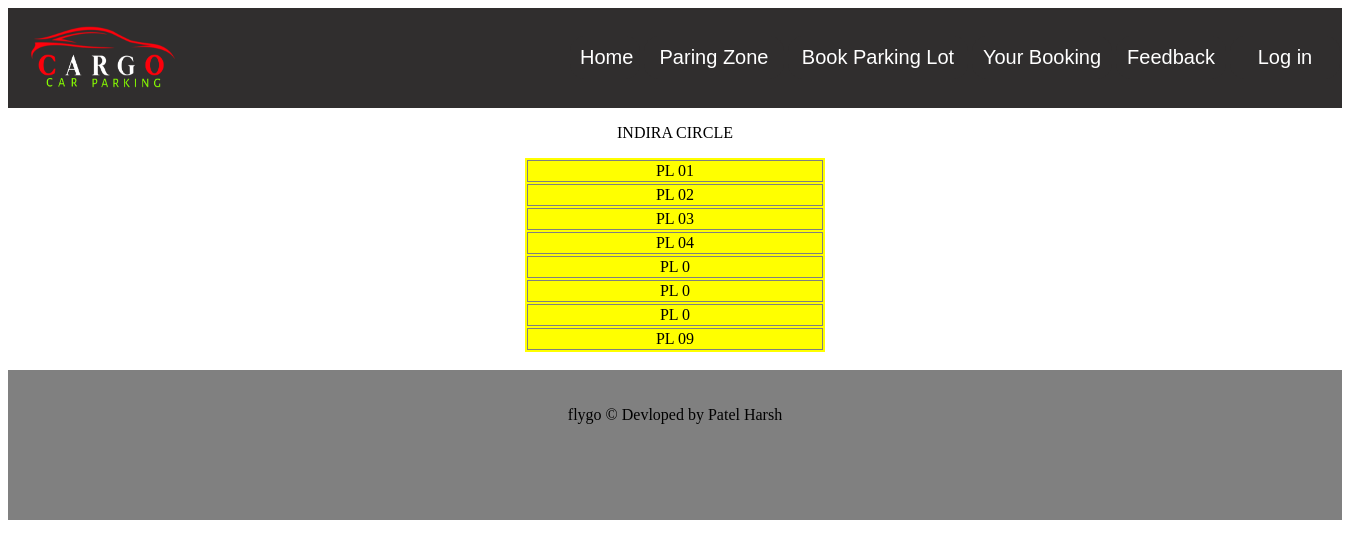
/Zone.php, run on the app's committed database.
### tables this page shows
CREATE TABLE `lots` (
  `id` int(15) NOT NULL,
  `area` varchar(50) NOT NULL,
  `lots` varchar(50) NOT NULL
);

### Zone.php (the view, shortened to what this page needs)
<!DOCTYPE html>
<html>
<head>
    <?php
        include("header.php");
    ?>
</head>
<body>
<center>
					<p>INDIRA CIRCLE</p>
					<table  >
						<?php
					 		$street ="Indira Circle";
						include('conn.php');
						$query = mysqli_query($con,"SELECT * FROM lots  WHERE area='$street'");
						while($row=mysqli_fetch_array($query))
						{  ?>
						<tr>
							<td align="center"
							?>>
							<?php echo $row[2] ;?>
							</td>
						</tr>
					<?php } ?>
					</table>
				<br>
</center>
<?php
  include('footer.php');
?>
</body>
</html>

### header.php (shortened to what this page needs)
<!DOCTYPE html>
<html>
<head>
    <link rel="stylesheet" type="text/css"
    href="hstyle.css">
</head>
<body>
<div id="header">
    <div>
        <img src="./image/logo1.png" id="logo">
    </div>
    <div id="nav">
        <button class="button2 button1">
        <a href="index.php" class="hbtn">Home</a></button>
    </div>
    <div id="nav">
        <button class="button button1">
        <a href="Zone.php" class="hbtn">Paring Zone</a></button>
    </div>
    <div id="nav">
        <button class="button3 button1">
        <a href="booking.php" class="hbtn">Book Parking Lot</a></button>
    </div>
    <div id="nav">
        <button class="button button1">
        <a href="booking-detail.php" class="hbtn">Your Booking</a></button>
    </div>
    <div id="nav">
        <button class="button4 button1">
        <a href="feedback.php" class="hbtn">Feedback</a></button>
    </div>
    <div id="nav">
    <?php
        if(isset($_SESSION['username']))
        {
    ?>
    <button class="button5 button1">
    <a href="profile.php" class="hbtn" >
        <?php echo $_SESSION['username'];?></a></button>
    <?php
                            }else{
                                ?>
         <button class="button4 button1"> <a href="login.php" class="hbtn">Log in </a> </button>
                            <?php
                            }
                        ?>
    </div>
</div>
</body>
</html>

### footer.php (shortened to what this page needs)
<!DOCTYPE html>
<html>
<head>
    <link rel="stylesheet" type="text/css"
    href="hstyle.css">
</head>
<body>
        <div id="footer">
            <center>
                <br/><br/>
                flygo &#169; Devloped by Patel Harsh
            </center>
        </div>
</body>
</html>

### hstyle.css (style rules this page uses)
#header { background-color:rgb(48, 46, 46); display: flex; width: 100%; height: 100px; }
#footer { background-color:gray; width: 100%; height: 150px; }
#logo { height: 70px; width: 150px; margin: 12px 390px 2px 20px; }
.button { background-color:rgb(48, 46, 46); border: none; width: 140px; font-size: 20px; margin: 3px 0px; padding: 10px 10px; }
.button2 { background-color: rgb(48, 46, 46); border: none; width: 70px; font-size: 20px; margin: 3px 0px; padding: 10px 10px; }
.button3 { background-color: rgb(48, 46, 46); border: none; width: 180px; font-size: 20px; margin: 3px 0px; padding: 10px 10px; }
.button4 { background-color: rgb(48, 46, 46); border: none; width: 110px; font-size: 20px; margin: 3px 0px; padding: 10px 10px; }
.button1 { border-radius: 15px; }
#nav { margin: 25px 2px 25px 2px; }
.hbtn { text-decoration: none; color:white; }
a { text-decoration: none; color:blue; }
tr { text-align-last: center; font-weight: lighter; }

### Zone.php (style rules this page uses)
body table { width: 300px; background:yellow; }
body table tr td { width:50%; border:solid 1px gray; }

### data on the page
lots: lots "PL 01"
lots: lots "PL 02"
lots: lots "PL 03"
lots: lots "PL 04"
lots: lots "PL 0"
lots: lots "PL 0"
lots: lots "PL 0"
lots: lots "PL 09"
